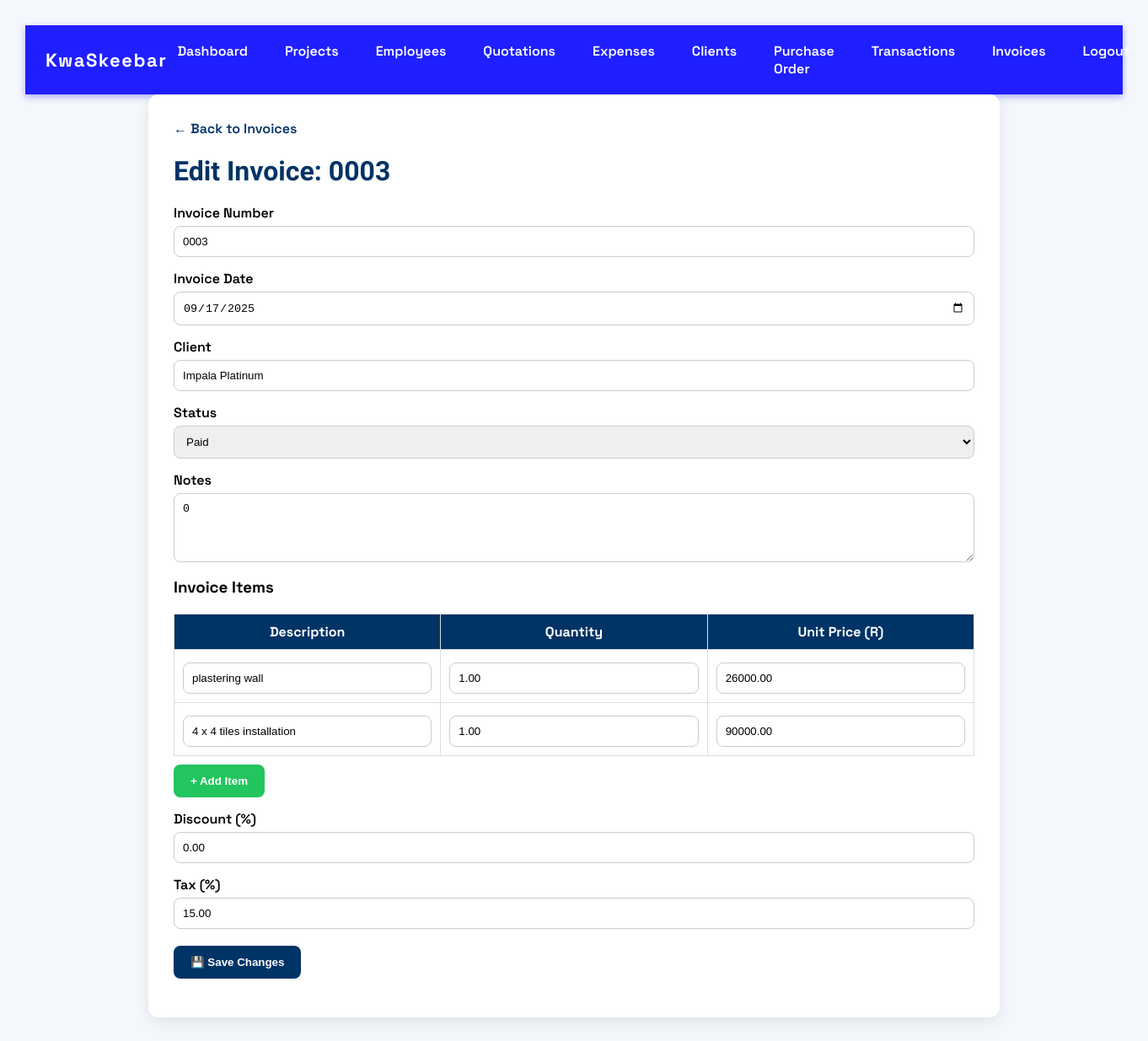
Page /edit_invoice.php?id=3 on the committed database.
### tables this page shows
CREATE TABLE `invoices` (
  `id` int(11) NOT NULL,
  `client_id` int(11) NOT NULL,
  `quotation_id` int(11) DEFAULT NULL,
  `invoice_number` varchar(50) NOT NULL,
  `invoice_date` date NOT NULL,
  `subtotal` decimal(10,2) NOT NULL DEFAULT 0.00,
  `discount` decimal(5,2) NOT NULL DEFAULT 0.00,
  `tax` decimal(5,2) NOT NULL DEFAULT 0.00,
  `amount` decimal(15,2) NOT NULL,
  `status` varchar(50) DEFAULT 'Pending',
  `notes` text DEFAULT NULL,
  `description` text DEFAULT NULL,
  `created_at` timestamp NOT NULL DEFAULT current_timestamp(),
  `project_id` int(11) DEFAULT NULL
);

CREATE TABLE `clients` (
  `id` int(11) NOT NULL,
  `name` varchar(255) NOT NULL,
  `email` varchar(255) DEFAULT NULL,
  `phone` varchar(50) DEFAULT NULL,
  `address` text DEFAULT NULL,
  `created_at` datetime DEFAULT current_timestamp(),
  `updated_at` datetime DEFAULT current_timestamp() ON UPDATE current_timestamp()
);

CREATE TABLE `invoice_items` (
  `id` int(11) NOT NULL,
  `invoice_id` int(11) NOT NULL,
  `description` varchar(255) NOT NULL,
  `quantity` decimal(10,2) NOT NULL,
  `unit_price` decimal(10,2) NOT NULL,
  `total` decimal(10,2) NOT NULL
);

### edit_invoice.php (the view, shortened to what this page needs)
<?php
require 'db.php';
include 'nav.php';
$invoiceId = intval($_GET['id'] ?? 0);
$stmt = $conn->prepare("SELECT * FROM invoices WHERE id = ?");
$stmt->bind_param("i", $invoiceId);
$stmt->execute();
$invoice = $stmt->get_result()->fetch_assoc();
$client = $conn->query("SELECT * FROM clients WHERE id = " . intval($invoice['client_id']))->fetch_assoc();
$items = $conn->query("SELECT * FROM invoice_items WHERE invoice_id = $invoiceId");
?>
<!DOCTYPE html>
<html lang="en">
<head>
</head>
<body>
<div class="container">
<div class="nav">
    <a href="invoices.php">← Back to Invoices</a>
</div>
<h1>Edit Invoice: <?= htmlspecialchars($invoice['invoice_number']) ?></h1>
<form method="POST">
    <label>Invoice Number</label>
    <input type="text" name="invoice_number" value="<?= htmlspecialchars($invoice['invoice_number']) ?>" required>
    <label>Invoice Date</label>
    <input type="date" name="invoice_date" value="<?= htmlspecialchars($invoice['invoice_date']) ?>" required>
    <label>Client</label>
    <input type="text" value="<?= htmlspecialchars($client['name']) ?>" readonly>
    <label>Status</label>
    <select name="status">
        <option value="Paid" <?= $invoice['status']=='Paid'?'selected':'' ?>>Paid</option>
    </select>
    <label>Notes</label>
    <textarea name="notes" rows="4"><?= htmlspecialchars($invoice['notes']) ?></textarea>
    <h3>Invoice Items</h3>
    <table id="itemsTable">
        <thead>
            <tr>
                <th>Description</th>
                <th>Quantity</th>
                <th>Unit Price (R)</th>
            </tr>
        </thead>
        <tbody>
        <?php while($item = $items->fetch_assoc()): ?>
            <tr>
                <td><input type="text" name="item[]" value="<?= htmlspecialchars($item['description']) ?>" required></td>
                <td><input type="number" name="quantity[]" value="<?= $item['quantity'] ?>" step="0.01" required></td>
                <td><input type="number" name="unit_price[]" value="<?= $item['unit_price'] ?>" step="0.01" required></td>
            </tr>
        <?php endwhile; ?>
        </tbody>
    </table>
    <button type="button" class="add-btn" onclick="addRow()">+ Add Item</button>
    <label>Discount (%)</label>
    <input type="number" name="discount" value="<?= htmlspecialchars($invoice['discount']) ?>" step="0.01">
    <label>Tax (%)</label>
    <input type="number" name="tax" value="<?= htmlspecialchars($invoice['tax']) ?>" step="0.01">
    <button type="submit" class="save-btn">💾 Save Changes</button>
</form>
</div>
</body>
</html>

### edit_invoice.php (style rules this page uses)
body { font-family:'Space Grotesk',sans-serif; background:#f4f7fb; margin:30px; }
.container { max-width:950px; margin:auto; background:#fff; padding:30px; border-radius:12px; box-shadow:0 6px 18px rgba(0,0,0,0.08); }
h1 { font-family:'Urbanist',sans-serif; color:#003366; margin-bottom:20px; }
label { display:block; margin-top:15px; font-weight:600; }
input, textarea, select { width:100%; padding:10px; border:1px solid #ccc; border-radius:8px; margin-top:5px; }
table { width:100%; margin-top:20px; border-collapse:collapse; }
th, td { border:1px solid #ddd; padding:10px; }
th { background:#003366; color:white; }
button { padding:12px 20px; margin-top:20px; border:none; border-radius:8px; cursor:pointer; font-weight:600; }
.save-btn { background:#003366; color:white; }
.add-btn { background:#22c55e; color:white; margin-top:10px; }
.nav { margin-bottom:20px; }
.nav a { margin-right:15px; text-decoration:none; font-weight:600; color:#003366; }

### rows in the picture
invoices: invoice_number "0003", invoice_date "09/17/2025", status "Paid", notes "0", discount "0.00", tax "15.00"
clients: name "Impala Platinum"
invoice_items: description "plastering wall", quantity "1.00", unit_price "26000.00"
invoice_items: description "4 x 4 tiles installation", quantity "1.00", unit_price "90000.00"
